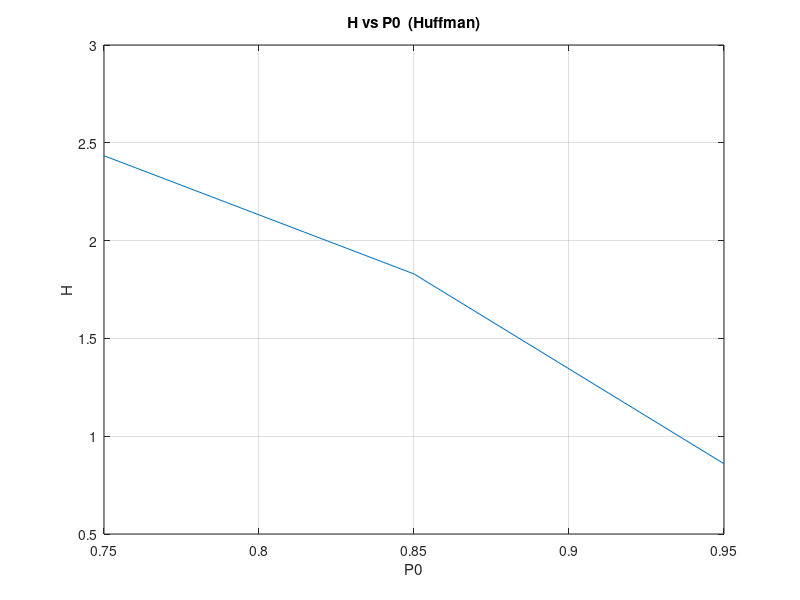
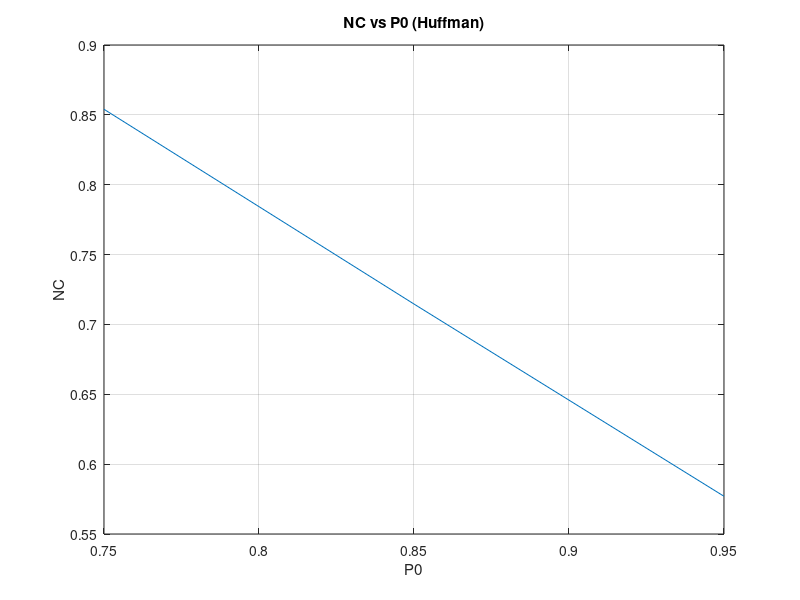
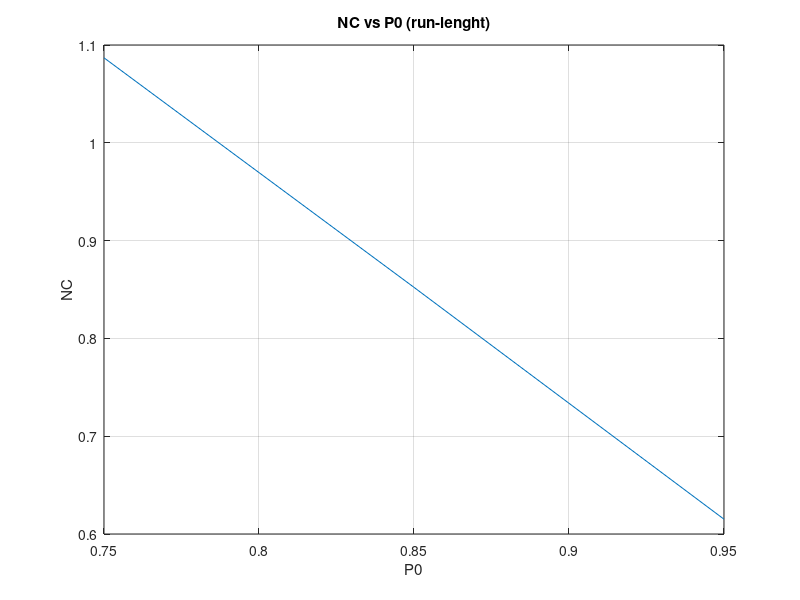
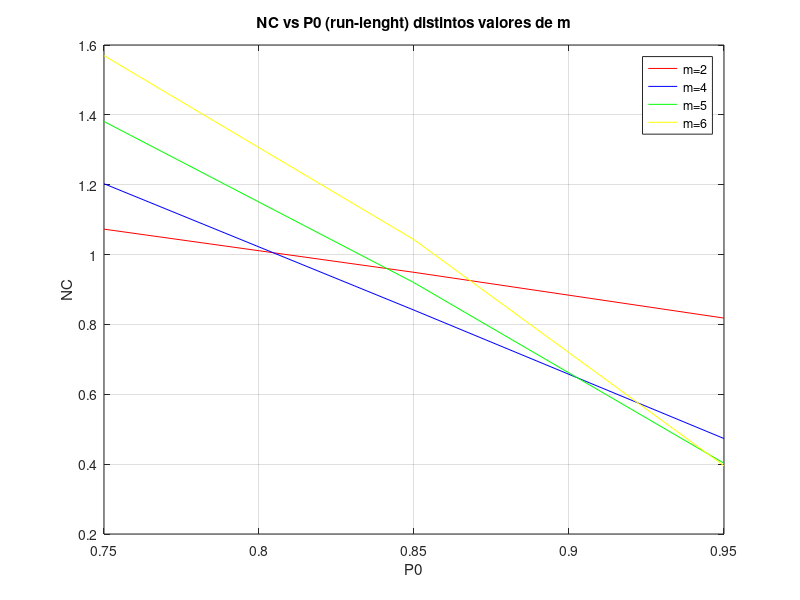

The MATLAB source for these figures, in order:
%%Alvaro Navarro 13-10968

%Actividad 5 Huffman
 H=[2.433832 1.829518 0.859188]; %Entropia
 NC=[0.854 0.7146 0.577];      %Bits Codificados
 P0=[0.75 0.85 0.95];            %Probabilidad de Ceros

figure(1);
plot(P0,H);
grid ON;
title('H vs P0  (Huffman)');
xlabel('P0');
ylabel('H');


figure(2);
plot(P0,NC);
grid ON;
title('NC vs P0 (Huffman)');
xlabel('P0');
ylabel('NC');

%%
%Actividad 8 run-lenght
NC1=[1.0869 0.8522 0.61513];

figure(3);
plot(P0,NC1);
grid ON;
title('NC vs P0 (run-lenght)');
xlabel('P0');
ylabel('NC');

%%
%Actividad 9 run-length

%m=2
NC2=[1.0728 0.94918 0.81818];

%m=4
NC4=[1.2028 0.84094 0.47332];

%m=5
NC5=[1.381 0.9196 0.40267];

%m=6
NC6=[1.5695 1.0427 0.39547];

figure(4);
plot(P0,NC2,'r',P0,NC4,'b',P0,NC5,'g',P0,NC6,'y');
grid ON;
title('NC vs P0 (run-lenght) distintos valores de m');
xlabel('P0');
ylabel('NC');
legend('m=2','m=4','m=5','m=6');

%%
  %                    Cuestionario

%1
figure(5);
plot(P0,NC,'r',P0,H,'b');
grid ON;
title('NC vs P0 (Huffman) longitud 3');
xlabel('P0');
ylabel('NC y H');
legend('NC','H');

%%
%2

%%
%3

figure(6);
plot(P0,NC2,'r',P0,NC1,'m',P0,NC4,'b',P0,NC5,'g',P0,NC6,'y');
grid ON;
title('NC vs P0 (run-lenght) varios valores de m');
xlabel('P0');
ylabel('NC');
legend('m=2','m=3','m=4','m=5','m=6');

%%
%4

figure(7);
plot(P0,NC,'ro-.',P0,NC1,'bo-.');
grid ON;
title('NC vs Po');
xlabel('P0');
ylabel('NC');
legend('Huffman','Run-Length');
